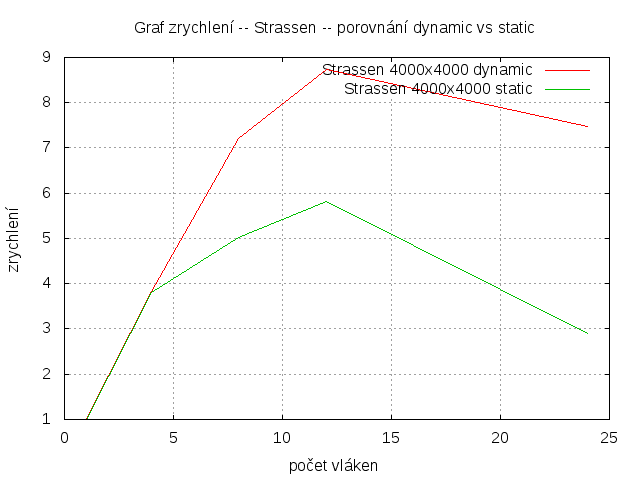

Source code (gnuplot):
set term png
set output "strassen-dynamic-vs-static.png"
set grid  xtics ytics
set   autoscale                        # scale axes automatically
#unset log                              # remove any log-scaling
unset label                            # remove any previous labels
set xtic auto                          # set xtics automatically
set ytic auto                          # set ytics automatically
set title "Graf zrychlení -- Strassen -- porovnání dynamic vs static"
set xlabel "počet vláken"
set ylabel "zrychlení"

plot "strassen-acc" using 1:2 title 'Strassen 4000x4000 dynamic' with line,\
    "strassen-4000-static-acc" using 1:2 title 'Strassen 4000x4000 static' with line
